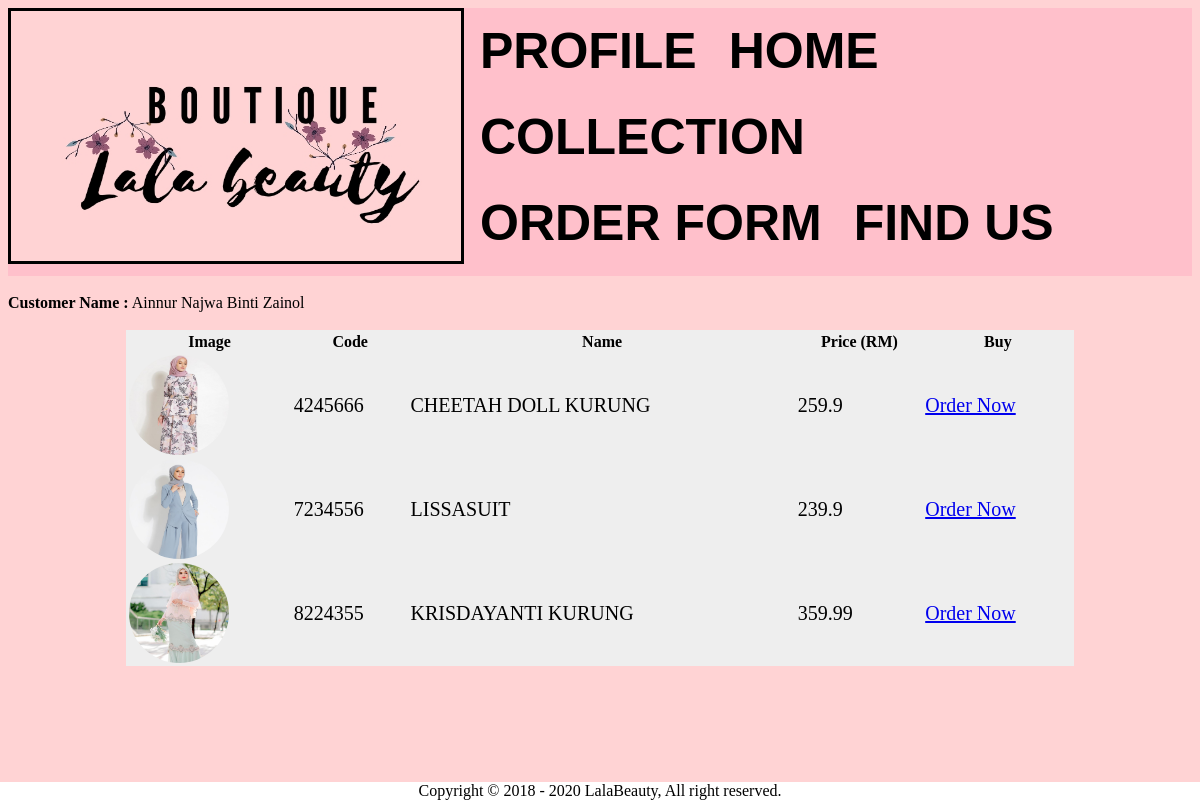
/project/customer/order.php (signed in), run on the app's committed database.
### tables this page shows
CREATE TABLE `customer` (
  `idcust` int(11) NOT NULL,
  `username` varchar(50) NOT NULL,
  `address` varchar(255) NOT NULL,
  `phoneno` int(11) NOT NULL,
  `email` varchar(35) NOT NULL,
  `custpassword` int(11) NOT NULL
);

CREATE TABLE `product` (
  `idproduct` int(11) NOT NULL,
  `productname` varchar(45) NOT NULL,
  `image` text NOT NULL,
  `price` float NOT NULL,
  `quantity` int(11) NOT NULL
);

### project/customer/order.php (the view, shortened to what this page needs)
<?php
require 'head.php';
$result = mysqli_query($conn, 'select * from product');
?>
<html>
<head>
	<link rel="stylesheet" href="../nav.css">
</head>
<body>
	<br>
    <center>
	<form method="post">
	<table cellpading="2" cellspacing="2" border="0">
    <tr>
        <th>Image</th>
        <th>Code</th>
        <th>Name</th>
		<th>Price (RM)</th>
        <th>Buy</th>
    </tr>
    <?php while($product = mysqli_fetch_object($result)){ ?>
    <tr>
        <td><img src="<?php echo $product->image; ?>" width="100px" height="100px"/></td>
        <td><?php echo $product->idproduct; ?></td>
        <td><?php echo $product->productname; ?></td>
		<td><?php echo $product->price; ?></td>
        <td><a href="cart.php?idproduct=<?php echo $product->idproduct; ?> &action=add">Order Now</a></td>
    </tr>
    <?php
    }
    ?>
	</table>
</form></center>
	<footer>
		<div>
			Copyright © 2018 - 2020 LalaBeauty, All right reserved.
		</div>
	</footer>
	</body>
</html>

### project/customer/head.php
<?php
require '../conn.php';
$idcust = $_SESSION['idcust'];
$sql = "SELECT * FROM customer WHERE idcust = $idcust";
$row = $conn->query($sql)->fetch_object();
?>
	<ul>
    	<li><img src ="logo.jpeg" width="58%" height="35%"></li>
        <li><a href="profile.php"><b>PROFILE</b></a><li>
		<li><a href="utama.php"><b>HOME</b></a><li>
  		<li><a href="product.php"><b>COLLECTION</b></a></li>
  		<li><a href="order.php"><b>ORDER FORM</b></a></li>
  		<li><a href="findus.php"><b>FIND US</b></a></li>
	</ul><br>
    <font><b>Customer Name :</b></font>
    <font><?php echo $row->username;?></font><br>

### project/nav.css (style rules this page uses)
body { background-image: url('bg.jpeg'); background-repeat: no-repeat; background-attachment: fixed; background-size: cover; }
ul { list-style-type:none; margin:0; padding:0; overflow:hidden; background-color:pink; }
li { font-size: 50px; float: left; }
ul li img { border-radius:0%; width:450px; height:250px; border-Width:3px; border-style:solid; }
li a { display:block; color:black; text-align:center; padding:14px 16px; text-decoration: none; font-family:Arial; font-weight:normal; }
img { border-radius:50%; }
table { background-color: #eeeeee; width: 80%; height: 30%; }
td { font-family="Times New Roman"; font-size: 20px; }
footer div { position: fixed; left: 0; bottom: 0; width: 100%; background-color: white; color: black; text-align: center; }

### data on the page
customer: username "Ainnur Najwa Binti Zainol"
product: image (picture), idproduct "4245666", productname "CHEETAH DOLL KURUNG", price "259.9"
product: image (picture), idproduct "7234556", productname "LISSASUIT", price "239.9"
product: image (picture), idproduct "8224355", productname "KRISDAYANTI KURUNG", price "359.99"
